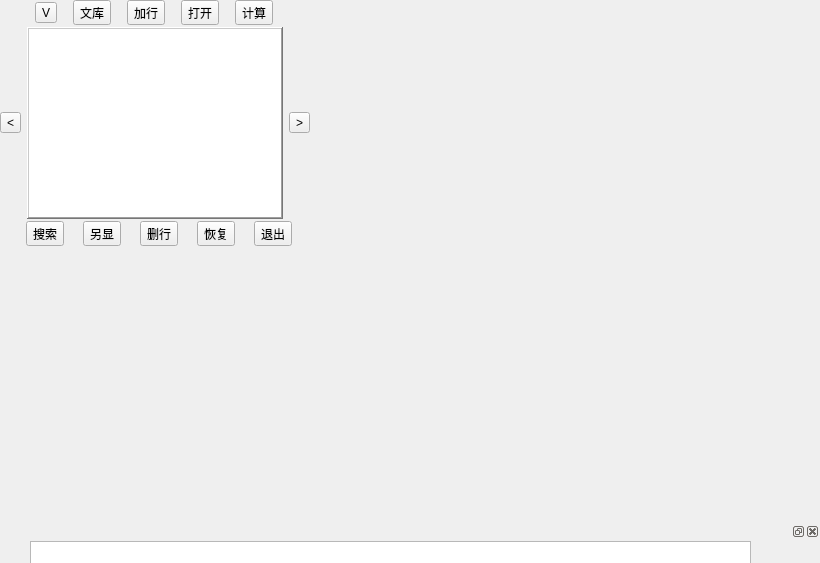
<?xml version="1.0" encoding="UTF-8"?>
<ui version="4.0">
 <class>MainWindow</class>
 <widget class="QMainWindow" name="MainWindow">
  <property name="geometry">
   <rect>
    <x>0</x>
    <y>0</y>
    <width>820</width>
    <height>563</height>
   </rect>
  </property>
  <property name="windowTitle">
   <string>所以然v0.48</string>
  </property>
  <widget class="QWidget" name="centralwidget">
   <widget class="QWidget" name="layoutWidget">
    <property name="geometry">
     <rect>
      <x>0</x>
      <y>0</y>
      <width>781</width>
      <height>461</height>
     </rect>
    </property>
    <layout class="QVBoxLayout" name="verticalLayout">
     <property name="spacing">
      <number>2</number>
     </property>
     <property name="sizeConstraint">
      <enum>QLayout::SetFixedSize</enum>
     </property>
     <item>
      <layout class="QHBoxLayout" name="horizontalLayout_5">
       <property name="spacing">
        <number>1</number>
       </property>
       <property name="sizeConstraint">
        <enum>QLayout::SetFixedSize</enum>
       </property>
       <property name="leftMargin">
        <number>20</number>
       </property>
       <property name="rightMargin">
        <number>20</number>
       </property>
       <item>
        <widget class="QToolButton" name="toolButton_8">
         <property name="toolTip">
          <string extracomment="文式"/>
         </property>
         <property name="statusTip">
          <string/>
         </property>
         <property name="text">
          <string>V</string>
         </property>
        </widget>
       </item>
       <item alignment="Qt::AlignBottom">
        <widget class="QToolButton" name="toolButton_9">
         <property name="cursor">
          <cursorShape>OpenHandCursor</cursorShape>
         </property>
         <property name="mouseTracking">
          <bool>true</bool>
         </property>
         <property name="focusPolicy">
          <enum>Qt::StrongFocus</enum>
         </property>
         <property name="toolTip">
          <string/>
         </property>
         <property name="statusTip">
          <string/>
         </property>
         <property name="layoutDirection">
          <enum>Qt::LeftToRight</enum>
         </property>
         <property name="text">
          <string>文库</string>
         </property>
         <property name="toolButtonStyle">
          <enum>Qt::ToolButtonTextOnly</enum>
         </property>
        </widget>
       </item>
       <item alignment="Qt::AlignBottom">
        <widget class="QToolButton" name="toolButton_10">
         <property name="cursor">
          <cursorShape>OpenHandCursor</cursorShape>
         </property>
         <property name="focusPolicy">
          <enum>Qt::StrongFocus</enum>
         </property>
         <property name="layoutDirection">
          <enum>Qt::LeftToRight</enum>
         </property>
         <property name="text">
          <string>加行</string>
         </property>
         <property name="toolButtonStyle">
          <enum>Qt::ToolButtonTextOnly</enum>
         </property>
        </widget>
       </item>
       <item alignment="Qt::AlignBottom">
        <widget class="QToolButton" name="toolButton_11">
         <property name="cursor">
          <cursorShape>OpenHandCursor</cursorShape>
         </property>
         <property name="focusPolicy">
          <enum>Qt::StrongFocus</enum>
         </property>
         <property name="toolTip">
          <string/>
         </property>
         <property name="statusTip">
          <string/>
         </property>
         <property name="layoutDirection">
          <enum>Qt::LeftToRight</enum>
         </property>
         <property name="text">
          <string>打开</string>
         </property>
         <property name="toolButtonStyle">
          <enum>Qt::ToolButtonTextOnly</enum>
         </property>
        </widget>
       </item>
       <item>
        <widget class="QToolButton" name="toolButton_12">
         <property name="cursor">
          <cursorShape>OpenHandCursor</cursorShape>
         </property>
         <property name="toolTip">
          <string extracomment="计算"/>
         </property>
         <property name="text">
          <string>计算</string>
         </property>
        </widget>
       </item>
      </layout>
     </item>
     <item>
      <layout class="QHBoxLayout" name="horizontalLayout_3">
       <property name="spacing">
        <number>6</number>
       </property>
       <property name="sizeConstraint">
        <enum>QLayout::SetMaximumSize</enum>
       </property>
       <property name="topMargin">
        <number>0</number>
       </property>
       <item alignment="Qt::AlignRight">
        <widget class="QToolButton" name="toolButton_7">
         <property name="cursor">
          <cursorShape>OpenHandCursor</cursorShape>
         </property>
         <property name="focusPolicy">
          <enum>Qt::StrongFocus</enum>
         </property>
         <property name="statusTip">
          <string/>
         </property>
         <property name="layoutDirection">
          <enum>Qt::LeftToRight</enum>
         </property>
         <property name="text">
          <string>&lt;</string>
         </property>
         <property name="toolButtonStyle">
          <enum>Qt::ToolButtonTextOnly</enum>
         </property>
        </widget>
       </item>
       <item>
        <widget class="QListView" name="listView">
         <property name="frameShape">
          <enum>QFrame::WinPanel</enum>
         </property>
         <property name="frameShadow">
          <enum>QFrame::Raised</enum>
         </property>
         <property name="lineWidth">
          <number>2</number>
         </property>
         <property name="verticalScrollBarPolicy">
          <enum>Qt::ScrollBarAsNeeded</enum>
         </property>
         <property name="horizontalScrollBarPolicy">
          <enum>Qt::ScrollBarAsNeeded</enum>
         </property>
         <property name="autoScroll">
          <bool>true</bool>
         </property>
         <property name="autoScrollMargin">
          <number>1</number>
         </property>
         <property name="showDropIndicator" stdset="0">
          <bool>false</bool>
         </property>
         <property name="dragEnabled">
          <bool>true</bool>
         </property>
         <property name="dragDropOverwriteMode">
          <bool>false</bool>
         </property>
         <property name="dragDropMode">
          <enum>QAbstractItemView::DragDrop</enum>
         </property>
         <property name="defaultDropAction">
          <enum>Qt::MoveAction</enum>
         </property>
         <property name="alternatingRowColors">
          <bool>true</bool>
         </property>
         <property name="selectionMode">
          <enum>QAbstractItemView::SingleSelection</enum>
         </property>
         <property name="textElideMode">
          <enum>Qt::ElideNone</enum>
         </property>
         <property name="horizontalScrollMode">
          <enum>QAbstractItemView::ScrollPerPixel</enum>
         </property>
         <property name="isWrapping" stdset="0">
          <bool>false</bool>
         </property>
         <property name="resizeMode">
          <enum>QListView::Adjust</enum>
         </property>
         <property name="layoutMode">
          <enum>QListView::Batched</enum>
         </property>
         <property name="spacing">
          <number>2</number>
         </property>
         <property name="modelColumn">
          <number>0</number>
         </property>
         <property name="batchSize">
          <number>100</number>
         </property>
         <property name="wordWrap">
          <bool>true</bool>
         </property>
         <property name="selectionRectVisible">
          <bool>true</bool>
         </property>
        </widget>
       </item>
       <item alignment="Qt::AlignLeft">
        <widget class="QToolButton" name="toolButton_1">
         <property name="cursor">
          <cursorShape>OpenHandCursor</cursorShape>
         </property>
         <property name="focusPolicy">
          <enum>Qt::StrongFocus</enum>
         </property>
         <property name="statusTip">
          <string/>
         </property>
         <property name="layoutDirection">
          <enum>Qt::LeftToRight</enum>
         </property>
         <property name="text">
          <string>&gt;</string>
         </property>
         <property name="toolButtonStyle">
          <enum>Qt::ToolButtonTextOnly</enum>
         </property>
        </widget>
       </item>
      </layout>
     </item>
     <item>
      <layout class="QHBoxLayout" name="horizontalLayout_4">
       <property name="spacing">
        <number>1</number>
       </property>
       <property name="sizeConstraint">
        <enum>QLayout::SetDefaultConstraint</enum>
       </property>
       <property name="leftMargin">
        <number>8</number>
       </property>
       <property name="topMargin">
        <number>0</number>
       </property>
       <item>
        <widget class="QToolButton" name="toolButton_6">
         <property name="toolTip">
          <string extracomment="搜索"/>
         </property>
         <property name="text">
          <string>搜索</string>
         </property>
        </widget>
       </item>
       <item alignment="Qt::AlignTop">
        <widget class="QToolButton" name="toolButton_5">
         <property name="cursor">
          <cursorShape>OpenHandCursor</cursorShape>
         </property>
         <property name="focusPolicy">
          <enum>Qt::StrongFocus</enum>
         </property>
         <property name="layoutDirection">
          <enum>Qt::LeftToRight</enum>
         </property>
         <property name="text">
          <string>另显</string>
         </property>
         <property name="toolButtonStyle">
          <enum>Qt::ToolButtonTextOnly</enum>
         </property>
        </widget>
       </item>
       <item alignment="Qt::AlignTop">
        <widget class="QToolButton" name="toolButton_4">
         <property name="cursor">
          <cursorShape>OpenHandCursor</cursorShape>
         </property>
         <property name="focusPolicy">
          <enum>Qt::StrongFocus</enum>
         </property>
         <property name="layoutDirection">
          <enum>Qt::LeftToRight</enum>
         </property>
         <property name="text">
          <string>删行</string>
         </property>
         <property name="toolButtonStyle">
          <enum>Qt::ToolButtonTextOnly</enum>
         </property>
        </widget>
       </item>
       <item alignment="Qt::AlignTop">
        <widget class="QToolButton" name="toolButton_3">
         <property name="cursor">
          <cursorShape>OpenHandCursor</cursorShape>
         </property>
         <property name="focusPolicy">
          <enum>Qt::StrongFocus</enum>
         </property>
         <property name="layoutDirection">
          <enum>Qt::LeftToRight</enum>
         </property>
         <property name="text">
          <string>恢复</string>
         </property>
         <property name="toolButtonStyle">
          <enum>Qt::ToolButtonTextOnly</enum>
         </property>
        </widget>
       </item>
       <item>
        <widget class="QToolButton" name="toolButton_2">
         <property name="cursor">
          <cursorShape>OpenHandCursor</cursorShape>
         </property>
         <property name="focusPolicy">
          <enum>Qt::StrongFocus</enum>
         </property>
         <property name="text">
          <string>退出</string>
         </property>
        </widget>
       </item>
      </layout>
     </item>
    </layout>
   </widget>
   <widget class="QDockWidget" name="dockWidget_2">
    <property name="enabled">
     <bool>true</bool>
    </property>
    <property name="geometry">
     <rect>
      <x>0</x>
      <y>522</y>
      <width>820</width>
      <height>41</height>
     </rect>
    </property>
    <property name="mouseTracking">
     <bool>false</bool>
    </property>
    <property name="focusPolicy">
     <enum>Qt::WheelFocus</enum>
    </property>
    <property name="acceptDrops">
     <bool>true</bool>
    </property>
    <property name="toolTip">
     <string extracomment="摘录内容"/>
    </property>
    <property name="layoutDirection">
     <enum>Qt::LeftToRight</enum>
    </property>
    <property name="autoFillBackground">
     <bool>true</bool>
    </property>
    <property name="floating">
     <bool>false</bool>
    </property>
    <property name="allowedAreas">
     <set>Qt::BottomDockWidgetArea|Qt::TopDockWidgetArea</set>
    </property>
    <widget class="QWidget" name="dockWidgetContents_2">
     <property name="enabled">
      <bool>true</bool>
     </property>
     <property name="focusPolicy">
      <enum>Qt::WheelFocus</enum>
     </property>
     <property name="contextMenuPolicy">
      <enum>Qt::ActionsContextMenu</enum>
     </property>
     <property name="acceptDrops">
      <bool>true</bool>
     </property>
     <property name="layoutDirection">
      <enum>Qt::LeftToRight</enum>
     </property>
     <property name="autoFillBackground">
      <bool>true</bool>
     </property>
     <widget class="QTextEdit" name="textEdit">
      <property name="enabled">
       <bool>true</bool>
      </property>
      <property name="geometry">
       <rect>
        <x>30</x>
        <y>0</y>
        <width>721</width>
        <height>241</height>
       </rect>
      </property>
      <property name="midLineWidth">
       <number>0</number>
      </property>
      <property name="tabChangesFocus">
       <bool>true</bool>
      </property>
      <property name="lineWrapMode">
       <enum>QTextEdit::WidgetWidth</enum>
      </property>
      <property name="lineWrapColumnOrWidth">
       <number>1</number>
      </property>
     </widget>
    </widget>
   </widget>
  </widget>
 </widget>
 <resources/>
 <connections/>
</ui>
